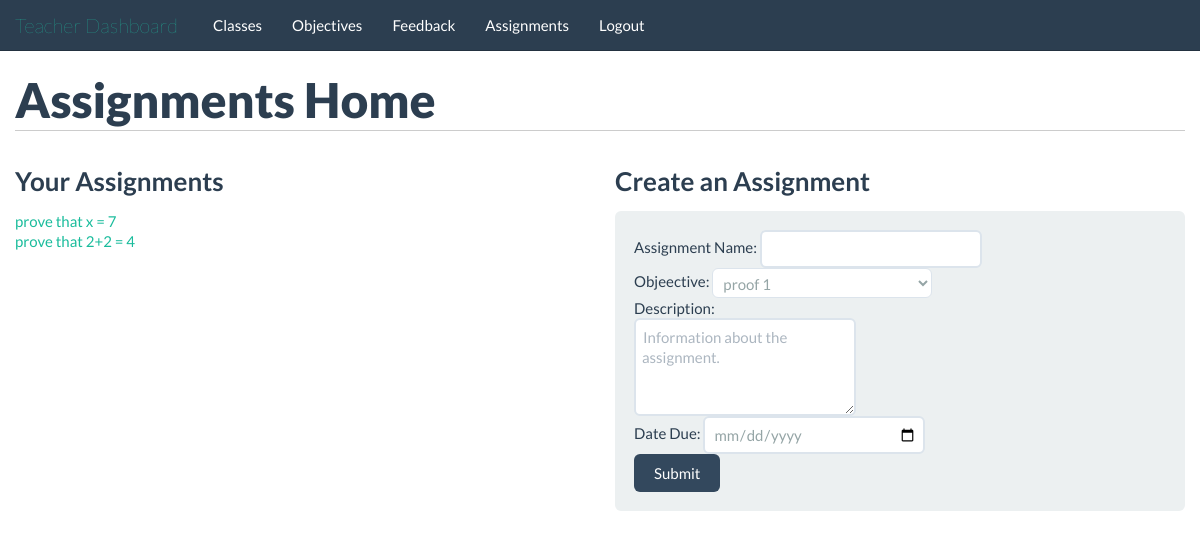
/teachers/assignments/ (signed in), run on an earlier commit of the app's database.
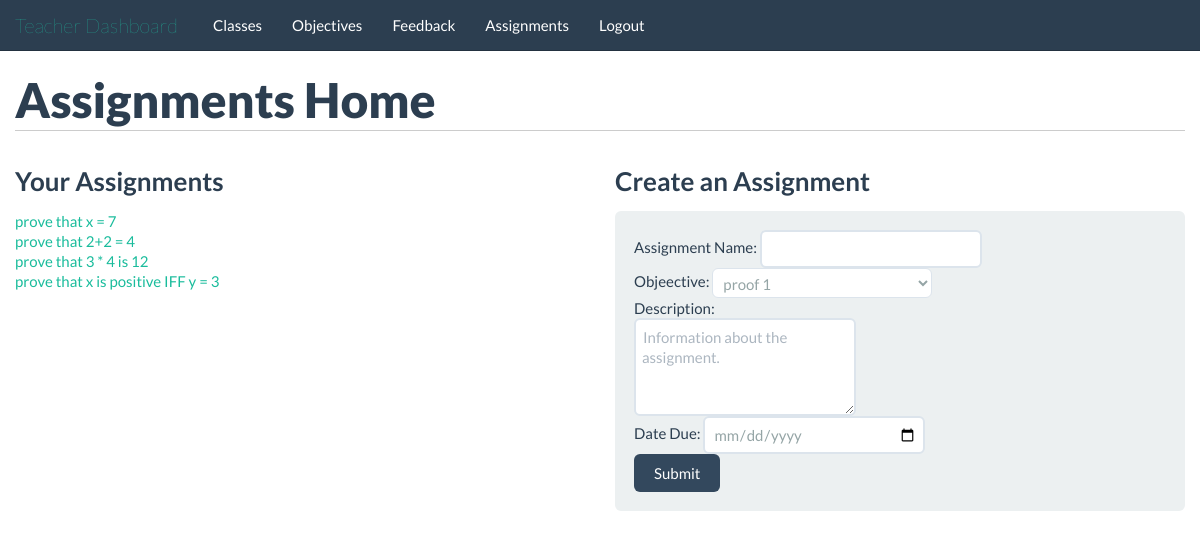
And on a later commit of the database.
### tables this page shows
CREATE TABLE assignments(
id INTEGER PRIMARY KEY,
class_id INTEGER,
gets_file INTEGER,
turn_in INTEGER,
name TEXT,
description BLOB,
due_date TEXT, topic_id INTEGER,
FOREIGN KEY(class_id) REFERENCES classes(id)
);

### application/teachers.py (the view)
@app.route('/teachers/assignments/')
@validate_teacher
def assignments_page():
	return render_template('/teachers/assignments.html', topics=get_teacher_topic_all(), assignments=get_teacher_assign())

### application/db_connect.py (called while the page is built)
def get_db():
    db = getattr(g, '_database', None)
    if db is None:
        db = g._database = sqlite3.connect(DATABASE)
    return db

@app.teardown_appcontext
def close_connection(exception):
    db = getattr(g, '_database', None)
    if db is not None:
        db.close()

def query_db(query, args=(), one=False):
    cursor = get_db().execute(query, args)
    returnval = cursor.fetchall()
    cursor.close()
    return (returnval[0] if returnval else None) if one else returnval

def validate_teacher(func):
	@wraps(func)
	def f(*args, **kwds):
		if not 'isTeacher' in session:
			return redirect("/")
		if session['isTeacher'] == 0:
			return redirect("/students/")
		return func(*args, **kwds)
	return f

def get_teacher_topic_all():
	topic_data = query_db("select topics.id, topics.name, classes.name from topics join classes on topics.class_id=classes.id where teacher_id=?;", [session['id']])
	topics = []
	for topic in topic_data:
		topic_dict_teacher = {}
		topic_dict_teacher['id'] = topic[0]
		topic_dict_teacher['name'] = escape(str(topic[1]))
		topic_dict_teacher['class'] = escape(str(topic[2]))
		topics.append(topic_dict_teacher)
	return topics

### application/templates/teachers/assignments.html (shortened to what this page needs)
{% extends "/teachers/base_template.html" %}
	{% block body %}
		<div class="container">
			<div class="row">
				<div class="span12">
					<h1>Assignments Home</h1>
				</div>
			</div>
			<div class="row">
				<div class="span6">
					<h2>Your Assignments</h2>
					<ul>
						{% for assignment in assignments %}
							<li>
								<a href="/teachers/assignments/{{assignment.id}}/">{{assignment.name}}<br/>
								</a>
							</li>
						{% endfor %}
					</ul>
				</div>
				<div class="span6">
					<h2>Create an Assignment</h2>
					<form class="form-horizontal well" method="POST" action="/teachers/assignments/create/">
						<fieldset>
							<div><span>Assignment Name: </span><input type="text" name="name"  required/></div>
							<div><span>Objeective: </span>
								<select name="topic" required>
									{% for topic in topics %}
										<option value="{{topic.id}}">{{topic.name}}</option>
									{% endfor %}
								</select>
							</div>
							<div><span>Description: </span><br/><textarea name="description" rows="4" cols="30"
								placeholder="Information about the assignment." required></textarea></div>
							<div><span>Date Due: </span><input type="date" name="due_date" placeholder="yyyy/mm/dd"  required/></div>
							<div><input type="submit" class="btn btn-primary"></div>
						</fieldset>
					</form>
				</div>
			</div>
		</div>
	{% endblock %}

What changed in the data, as far as the page shows it:
added assignments: name "prove that 3 * 4 is 12"
added assignments: name "prove that x is positive IFF y = 3"
